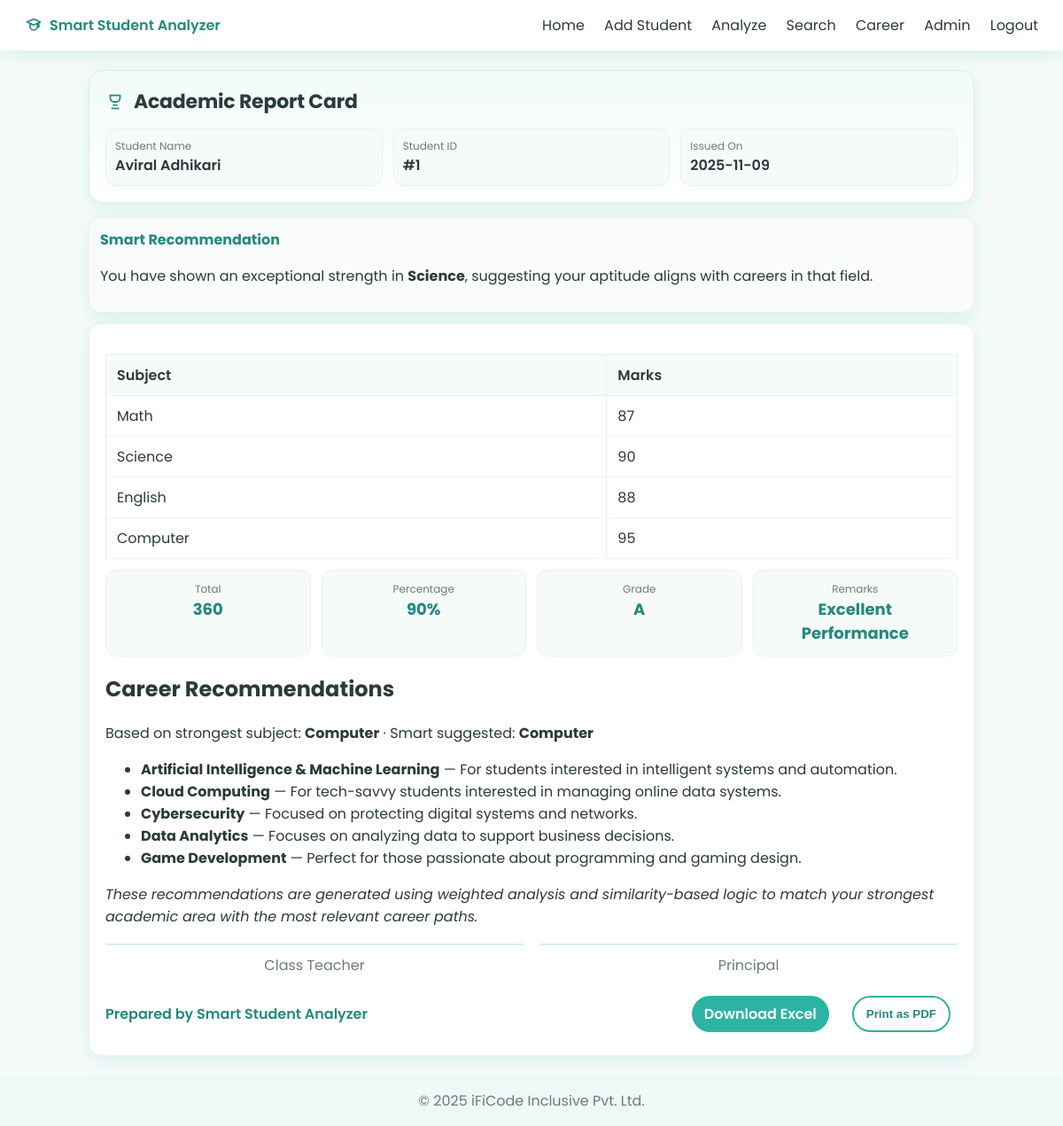
The app's page /report.php?id=1 with its own data.
### tables this page shows
CREATE TABLE students (
  id INT AUTO_INCREMENT PRIMARY KEY,
  name VARCHAR(100),
  math INT,
  science INT,
  english INT,
  computer INT
);

### includes/functions.php (called while the page is built, shortened)
<?php
function calculateTotal($marks) {
  return array_sum($marks);
}
function calculatePercentage($marks) {
  return round(array_sum($marks) / count($marks), 2);
}
function assignGrade($percentage) {
  if ($percentage >= 80) return "A";
  return "F";
}
?>

### report.php (the view, shortened to what this page needs)
<?php
include('includes/db_connect.php');
include('includes/functions.php');
$id = isset($_GET['id']) ? (int)$_GET['id'] : 0;
$res = $conn->query("SELECT * FROM students WHERE id={$id}");
$s = $res->fetch_assoc();
$marks = [$s['math'], $s['science'], $s['english'], $s['computer']];
$total = calculateTotal($marks);
$percentage = calculatePercentage($marks);
$grade = assignGrade($percentage);
$recommendedSubject = '';
$recommendationExplanation = '';
$marksAssoc = [
  'Math' => (float)$s['math'],
  'Science' => (float)$s['science'],
  'English' => (float)$s['english'],
  'Computer' => (float)$s['computer']
];
$weights = [
  'Math' => 0.25,
  'Science' => 0.30,
  'English' => 0.20,
  'Computer' => 0.25
];
$wRes = $conn->query("SELECT subject_name, weight FROM subject_weights");
if ($wRes && $wRes->num_rows > 0) {
  while ($row = $wRes->fetch_assoc()) {
    $sub = isset($row['subject_name']) ? $row['subject_name'] : '';
    $val = isset($row['weight']) ? (float)$row['weight'] : null;
    if ($sub !== '' && $val !== null) {
      $weights[$sub] = $val;
    }
  }
}
$weightedScores = [];
foreach ($marksAssoc as $subject => $mark) {
  $weightedScores[$subject] = $mark * $weights[$subject];
}
if (!empty($weightedScores)) {
  $recommendedSubject = array_keys($weightedScores, max($weightedScores))[0];
  $rsMark = $marksAssoc[$recommendedSubject];
  if ($rsMark >= 85) {
    $remark = 'an exceptional strength';
  } elseif ($rsMark >= 70) {
    $remark = 'a strong interest and skill';
  } elseif ($rsMark >= 55) {
    $remark = 'good potential';
  } else {
    $remark = 'developing skill';
  }
  $recommendationExplanation = "You have shown {$remark} in <strong>{$recommendedSubject}</strong>, suggesting your aptitude aligns with careers in that field.";
}
$smartSuggested = null;
if (!empty($weightedScores)) {
  $sorted = $weightedScores; arsort($sorted);
  $subjectsSorted = array_keys($sorted);
  if (count($subjectsSorted) > 1) {
    $diff = abs($sorted[$subjectsSorted[0]] - $sorted[$subjectsSorted[1]]);
    if ($diff <= 5) { $smartSuggested = $subjectsSorted[1]; }
  }
}
$subjectToUse = $smartSuggested ?? $recommendedSubject;
$markTopSubject = dominantSubject($s['math'], $s['science'], $s['english'], $s['computer']);
$subjectToUse = $subjectToUse ?: $markTopSubject;
$finalSubjectEsc = $conn->real_escape_string($subjectToUse);
$careerRes = $conn->query("SELECT DISTINCT career_field, description FROM career_database WHERE main_subject='{$finalSubjectEsc}' ORDER BY career_field LIMIT 5");
?>
<!DOCTYPE html>
<html lang="en">
<head>
  <link rel="stylesheet" href="assets/css/style.css">
  <link rel="stylesheet" href="assets/css/analyze.css">
  <link rel="stylesheet" href="assets/css/report.css">
</head>
<body>
  <header class="app-header">
    <div class="brand"><span class="brand-icon" aria-hidden="true">
      <svg viewBox="0 0 24 24" width="20" height="20" xmlns="http://www.w3.org/2000/svg" fill="none" stroke="currentColor" stroke-width="2" stroke-linecap="round" stroke-linejoin="round">
        <path d="M12 3l9 4-9 4-9-4 9-4z"></path>
        <path d="M7 10v3a5 5 0 0010 0v-3"></path>
        <path d="M19 8v6"></path>
      </svg>
    </span> Smart Student Analyzer</div>
    <nav class="nav-links">
      <a href="index.php">Home</a>
      <a href="add_student.php">Add Student</a>
      <a href="analyze.php">Analyze</a>
      <a href="search.php">Search</a>
      <a href="career.php">Career</a>
      <a href="admin/dashboard.php">Admin</a>
      <a href="logout.php">Logout</a>
    </nav>
  </header>
  <section class="page-wrap">
    <div class="report-header">
      <h1 class="report-title"><span class="report-title-icon" aria-hidden="true"><svg viewBox="0 0 24 24" width="22" height="22" xmlns="http://www.w3.org/2000/svg" fill="none" stroke="currentColor" stroke-width="2" stroke-linecap="round" stroke-linejoin="round"><path d="M6 4h12v3a5 5 0 01-5 5h-2a5 5 0 01-5-5V4z"></path><path d="M8 20h8"></path><path d="M10 16h4"></path></svg></span> Academic Report Card</h1>
      <div class="student-meta">
        <div class="meta-item"><div class="meta-label">Student Name</div><div class="meta-value"><?= htmlspecialchars($s['name']) ?></div></div>
        <div class="meta-item"><div class="meta-label">Student ID</div><div class="meta-value">#<?= $s['id'] ?></div></div>
        <div class="meta-item"><div class="meta-label">Issued On</div><div class="meta-value"><?= date('Y-m-d') ?></div></div>
      </div>
    </div>
    <?php if ($recommendationExplanation !== ''): ?>
      <div class="recommendation-box">
        <div class="rec-title">Smart Recommendation</div>
        <p class="rec-text"><?= $recommendationExplanation ?></p>
      </div>
    <?php endif; ?>
    <div class="report-card">
      <table class="subjects-table">
        <thead><tr><th>Subject</th><th>Marks</th></tr></thead>
        <tbody>
          <tr><td>Math</td><td><?= $s['math'] ?></td></tr>
          <tr><td>Science</td><td><?= $s['science'] ?></td></tr>
          <tr><td>English</td><td><?= $s['english'] ?></td></tr>
          <tr><td>Computer</td><td><?= $s['computer'] ?></td></tr>
        </tbody>
      </table>
      <div class="summary-grid">
        <div class="summary-item"><div class="label">Total</div><div class="value"><?= $total ?></div></div>
        <div class="summary-item"><div class="label">Percentage</div><div class="value"><?= $percentage ?>%</div></div>
        <div class="summary-item"><div class="label">Grade</div><div class="value"><?= $grade ?></div></div>
        <?php
          $remarkClass = $percentage >= 80 ? 'remark-good' : ($percentage >= 60 ? 'remark-good' : ($percentage >= 40 ? 'remark-warn' : 'remark-bad'));
          $remarkText = $percentage >= 80 ? 'Excellent Performance' : ($percentage >= 60 ? 'Good Performance' : ($percentage >= 40 ? 'Average Performance' : 'Needs Improvement'));
        ?>
        <div class="summary-item"><div class="label">Remarks</div><div class="value <?= $remarkClass ?>"><?= $remarkText ?></div></div>
      </div>
      <div class="career-section">
        <h2 class="career-title">Career Recommendations</h2>
        <p class="career-sub">Based on strongest subject: <strong><?= htmlspecialchars($subjectToUse ?: $markTopSubject) ?></strong><?php if ($smartSuggested): ?> · Smart suggested: <strong><?= htmlspecialchars($smartSuggested) ?></strong><?php endif; ?></p>
        <?php if ($careerRes && $careerRes->num_rows > 0): ?>
          <ul class="career-list">
            <?php $seen = []; while($c = $careerRes->fetch_assoc()): ?>
              <li><strong><?= htmlspecialchars($c['career_field']) ?></strong> — <?= htmlspecialchars($c['description']) ?></li>
            <?php endwhile; ?>
          </ul>
          <p><em>These recommendations are generated using weighted analysis and similarity-based logic to match your strongest academic area with the most relevant career paths.</em></p>
        <?php else: ?>
          <p>No career suggestions available for <?= htmlspecialchars($subjectToUse) ?>.</p>
        <?php endif; ?>
      </div>
      <div class="signature-row">
        <div class="signature-box">Class Teacher</div>
        <div class="signature-box">Principal</div>
      </div>
      <div class="report-actions">
        <div class="toolbar-left">Prepared by Smart Student Analyzer</div>
        <div class="toolbar-right">
          <a href="report.php?id=<?= $s['id'] ?>&format=xls" class="btn">Download Excel</a>
          <button class="btn btn-outline" onclick="window.print()">Print as PDF</button>
        </div>
      </div>
    </div>
  </section>
  <footer class="app-footer">© 2025 iFiCode Inclusive Pvt. Ltd.</footer>
</body>
</html>

### assets/css/style.css (style rules this page uses)
:root { --accent: #2DB3A3; --accent-dark: #23897E; --bg: #f6fbfa; --card: #ffffff; --text: #2b3a3a; --muted: #6b7a7a; --shadow: 0 6px 20px rgba(45, 179, 163, 0.15); }
body { font-family: 'Poppins', sans-serif; margin: 0; background: var(--bg); color: var(--text); }
.app-header { position: sticky; top: 0; background: var(--card); box-shadow: var(--shadow); padding: 16px 28px; display: flex; align-items: center; justify-content: space-between; }
.brand { font-weight: 600; color: var(--accent-dark); display: inline-flex; align-items: center; gap: 8px; }
.brand-icon { display: inline-flex; width: 20px; height: 20px; color: var(--accent-dark); }
.brand-icon svg { width: 100%; height: 100%; }
.nav-links a { color: var(--text); text-decoration: none; margin-left: 18px; }
.btn.btn-outline { background: transparent; color: var(--accent-dark); border: 2px solid var(--accent); }
.btn { display: inline-block; margin: 8px; padding: 10px 18px; border-radius: 24px; background: var(--accent); color: #fff; text-decoration: none; font-weight: 600; transition: transform 0.2s ease, background 0.2s ease; border: none; cursor: pointer; }
.app-footer { text-align: center; padding: 16px; color: var(--muted); background: #eef8f6; }
table { border-collapse: collapse; width: 100%; margin-top: 1em; background: var(--card); }
th, td { padding: 8px; border: 1px solid #e0f3ef; }
th { background: var(--accent); color: white; }

### assets/css/analyze.css (style rules this page uses)
.page-wrap { max-width: 1000px; margin: 22px auto; padding: 0 16px; }
.toolbar-left { font-weight: 600; color: var(--accent-dark); }
.toolbar-right { display: flex; gap: 10px; }
.toolbar-right .btn { padding: 8px 14px; border-radius: 22px; }
.btn.btn-outline { background: transparent; color: var(--accent-dark); border: 2px solid var(--accent); }

### assets/css/report.css (style rules this page uses)
.page-wrap { max-width: 1000px; margin: 22px auto; padding: 0 16px; }
.report-header { background: linear-gradient(180deg, #f1fbf8 0%, #ffffff 100%); border: 1px solid #d8efeb; border-radius: 16px; box-shadow: var(--shadow); padding: 18px; margin-bottom: 16px; }
.report-title { margin: 0; display: inline-flex; align-items: center; gap: 10px; font-size: 22px; color: var(--text); letter-spacing: -0.2px; }
.report-title-icon { display: inline-flex; width: 22px; height: 22px; color: var(--accent-dark); }
.report-title-icon svg { width: 100%; height: 100%; }
.student-meta { display: grid; grid-template-columns: repeat(3, 1fr); gap: 12px; margin-top: 12px; color: var(--muted); }
.student-meta .meta-item { background: #f6fbfa; border: 1px solid #e7f3f0; border-radius: 12px; padding: 10px; }
.meta-label { font-size: 12px; color: var(--muted); }
.meta-value { font-weight: 600; color: var(--text); }
.report-card { background: var(--card); border: 1px solid #e7f3f0; border-radius: 14px; padding: 18px; box-shadow: var(--shadow); }
.subjects-table { width: 100%; border-collapse: collapse; }
.subjects-table thead th { text-align: left; padding: 10px 12px; font-weight: 600; color: var(--text); background: #f6fbfa; border-bottom: 1px solid #e7f3f0; }
.subjects-table tbody td { padding: 10px 12px; border-bottom: 1px solid #eef5f3; color: var(--text); }
.summary-grid { display: grid; grid-template-columns: repeat(4, 1fr); gap: 12px; margin-top: 12px; }
.summary-item { background: #f6fbfa; border: 1px solid #e7f3f0; border-radius: 12px; padding: 12px; text-align: center; }
.summary-item .label { font-size: 12px; color: var(--muted); }
.summary-item .value { font-weight: 700; color: var(--accent-dark); font-size: 18px; }
.remark-good { color: var(--accent-dark); font-weight: 700; }
.signature-row { display: grid; grid-template-columns: 1fr 1fr; gap: 18px; margin-top: 18px; }
.signature-box { border-top: 2px solid #d8efeb; padding-top: 10px; text-align: center; color: var(--muted); }
.report-actions { display: flex; justify-content: space-between; align-items: center; margin-top: 14px; }
.report-actions .btn { padding: 8px 14px; border-radius: 22px; }
.recommendation-box { max-width: 1000px; margin: 10px auto 12px; background: #f9fcfb; border: 1px solid #e7f3f0; border-radius: 14px; padding: 12px; box-shadow: var(--shadow); }
.rec-title { font-weight: 700; color: var(--accent-dark); margin-bottom: 6px; }
.rec-text { color: var(--text); }

### records on screen
students: name "Aviral Adhikari", id "1", science "an exceptional strength", math "87", science "90", english "88", computer "95"

### other values on screen
$recommendedSubject "Science"
$total "360"
$percentage "90"
$grade "A"
$remarkText "Excellent Performance"
$subjectToUse ?: $markTopSubject "Computer"
$smartSuggested "Computer"
$c['career_field'] "Artificial Intelligence & Machine Learning"
$c['description'] "For students interested in intelligent systems and automation."
$c['career_field'] "Cloud Computing"
$c['description'] "For tech-savvy students interested in managing online data systems."
$c['career_field'] "Cybersecurity"
$c['description'] "Focused on protecting digital systems and networks."
$c['career_field'] "Data Analytics"
$c['description'] "Focuses on analyzing data to support business decisions."
